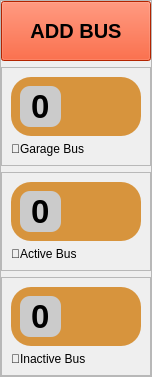
                      <widget class="QWidget" name="infoBus_left" native="true">
                       <property name="maximumSize">
                        <size>
                         <width>150</width>
                         <height>580</height>
                        </size>
                       </property>
                       <property name="styleSheet">
                        <string notr="true"/>
                       </property>
                       <layout class="QVBoxLayout" name="verticalLayout_12">
                        <property name="spacing">
                         <number>10</number>
                        </property>
                        <property name="leftMargin">
                         <number>0</number>
                        </property>
                        <property name="topMargin">
                         <number>0</number>
                        </property>
                        <property name="rightMargin">
                         <number>0</number>
                        </property>
                        <property name="bottomMargin">
                         <number>0</number>
                        </property>
                        <item alignment="Qt::AlignTop">
                         <widget class="QFrame" name="frame_9">
                          <property name="sizePolicy">
                           <sizepolicy hsizetype="Preferred" vsizetype="Expanding">
                            <horstretch>0</horstretch>
                            <verstretch>0</verstretch>
                           </sizepolicy>
                          </property>
                          <property name="font">
                           <font>
                            <bold>true</bold>
                           </font>
                          </property>
                          <property name="styleSheet">
                           <string notr="true">#infoRouteBG{
background-color:#21252B;
color:#fff;
}</string>
                          </property>
                          <property name="frameShape">
                           <enum>QFrame::StyledPanel</enum>
                          </property>
                          <property name="frameShadow">
                           <enum>QFrame::Raised</enum>
                          </property>
                          <layout class="QVBoxLayout" name="verticalLayout_6">
                           <property name="leftMargin">
                            <number>0</number>
                           </property>
                           <property name="topMargin">
                            <number>0</number>
                           </property>
                           <property name="rightMargin">
                            <number>0</number>
                           </property>
                           <property name="bottomMargin">
                            <number>0</number>
                           </property>
                           <item>
                            <widget class="QPushButton" name="addBus_pushButton">
                             <property name="minimumSize">
                              <size>
                               <width>150</width>
                               <height>60</height>
                              </size>
                             </property>
                             <property name="font">
                              <font>
                               <family>Segoe UI</family>
                               <pointsize>15</pointsize>
                               <italic>false</italic>
                               <bold>true</bold>
                              </font>
                             </property>
                             <property name="cursor">
                              <cursorShape>PointingHandCursor</cursorShape>
                             </property>
                             <property name="styleSheet">
                              <string notr="true">QPushButton{
background-color: rgb(250, 50, 0);
}
QPushButton:hover {
background-color: qlineargradient(spread:pad, x1:0, y1:0.511364, x2:1, y2:0.523, stop:0 rgb(250, 50, 0), stop:1 #8BB8C7);
}</string>
                             </property>
                             <property name="text">
                              <string>ADD BUS</string>
                             </property>
                             <property name="icon">
                              <iconset>
                               <normaloff>:/whiteIcons/icons/whiteIcons/plus.svg</normaloff>:/whiteIcons/icons/whiteIcons/plus.svg</iconset>
                             </property>
                             <property name="iconSize">
                              <size>
                               <width>30</width>
                               <height>30</height>
                              </size>
                             </property>
                            </widget>
                           </item>
                           <item>
                            <widget class="QFrame" name="garageBusTag">
                             <property name="minimumSize">
                              <size>
                               <width>150</width>
                               <height>0</height>
                              </size>
                             </property>
                             <property name="frameShape">
                              <enum>QFrame::StyledPanel</enum>
                             </property>
                             <property name="frameShadow">
                              <enum>QFrame::Raised</enum>
                             </property>
                             <layout class="QVBoxLayout" name="verticalLayout_42">
                              <item>
                               <widget class="QFrame" name="frame_21">
                                <property name="styleSheet">
                                 <string notr="true">background-color: #D7943D;
border-radius: 20px;</string>
                                </property>
                                <property name="frameShape">
                                 <enum>QFrame::StyledPanel</enum>
                                </property>
                                <property name="frameShadow">
                                 <enum>QFrame::Raised</enum>
                                </property>
                                <layout class="QHBoxLayout" name="horizontalLayout_39">
                                 <item alignment="Qt::AlignLeft">
                                  <widget class="QLabel" name="noOfGarageBus_label">
                                   <property name="font">
                                    <font>
                                     <pointsize>25</pointsize>
                                     <bold>true</bold>
                                    </font>
                                   </property>
                                   <property name="styleSheet">
                                    <string notr="true">background-color: #CBCBCB;
padding: 2px;
border-radius: 10px;</string>
                                   </property>
                                   <property name="text">
                                    <string>0</string>
                                   </property>
                                  </widget>
                                 </item>
                                 <item alignment="Qt::AlignRight|Qt::AlignVCenter">
                                  <widget class="QLabel" name="label_47">
                                   <property name="minimumSize">
                                    <size>
                                     <width>30</width>
                                     <height>30</height>
                                    </size>
                                   </property>
                                   <property name="maximumSize">
                                    <size>
                                     <width>30</width>
                                     <height>30</height>
                                    </size>
                                   </property>
                                   <property name="text">
                                    <string/>
                                   </property>
                                   <property name="pixmap">
                                    <pixmap>:/whiteIcons/icons/whiteIcons/alert-triangle.svg</pixmap>
                                   </property>
                                   <property name="scaledContents">
                                    <bool>true</bool>
                                   </property>
                                  </widget>
                                 </item>
                                </layout>
                               </widget>
                              </item>
                              <item alignment="Qt::AlignTop">
                               <widget class="QLabel" name="label_48">
                                <property name="styleSheet">
                                 <string notr="true"/>
                                </property>
                                <property name="text">
                                 <string>🚌Garage Bus</string>
                                </property>
                               </widget>
                              </item>
                             </layout>
                            </widget>
                           </item>
                           <item>
                            <widget class="QFrame" name="offlineBusTag">
                             <property name="minimumSize">
                              <size>
                               <width>150</width>
                               <height>0</height>
                              </size>
                             </property>
                             <property name="frameShape">
                              <enum>QFrame::StyledPanel</enum>
                             </property>
                             <property name="frameShadow">
                              <enum>QFrame::Raised</enum>
                             </property>
                             <layout class="QVBoxLayout" name="verticalLayout_23">
                              <item>
                               <widget class="QFrame" name="frame_11">
                                <property name="styleSheet">
                                 <string notr="true">background-color: #D7943D;
border-radius: 20px;</string>
                                </property>
                                <property name="frameShape">
                                 <enum>QFrame::StyledPanel</enum>
                                </property>
                                <property name="frameShadow">
                                 <enum>QFrame::Raised</enum>
                                </property>
                                <layout class="QHBoxLayout" name="horizontalLayout_19">
                                 <item alignment="Qt::AlignLeft">
                                  <widget class="QLabel" name="noOfOnlineBus_label">
                                   <property name="font">
                                    <font>
                                     <pointsize>25</pointsize>
                                     <bold>true</bold>
                                    </font>
                                   </property>
                                   <property name="styleSheet">
                                    <string notr="true">background-color: #CBCBCB;
padding: 2px;
border-radius: 10px;</string>
                                   </property>
                                   <property name="text">
                                    <string>0</string>
                                   </property>
                                  </widget>
                                 </item>
                                 <item alignment="Qt::AlignRight|Qt::AlignVCenter">
                                  <widget class="QLabel" name="label_23">
                                   <property name="minimumSize">
                                    <size>
                                     <width>30</width>
                                     <height>30</height>
                                    </size>
                                   </property>
                                   <property name="maximumSize">
                                    <size>
                                     <width>30</width>
                                     <height>30</height>
                                    </size>
                                   </property>
                                   <property name="text">
                                    <string/>
                                   </property>
                                   <property name="pixmap">
                                    <pixmap>:/whiteIcons/icons/whiteIcons/wifi.svg</pixmap>
                                   </property>
                                   <property name="scaledContents">
                                    <bool>true</bool>
                                   </property>
                                  </widget>
                                 </item>
                                </layout>
                               </widget>
                              </item>
                              <item alignment="Qt::AlignTop">
                               <widget class="QLabel" name="label_24">
                                <property name="styleSheet">
                                 <string notr="true"/>
                                </property>
                                <property name="text">
                                 <string>🚌Active Bus</string>
                                </property>
                               </widget>
                              </item>
                             </layout>
                            </widget>
                           </item>
                           <item alignment="Qt::AlignTop">
                            <widget class="QFrame" name="onlineBusTag">
                             <property name="minimumSize">
                              <size>
                               <width>150</width>
                               <height>0</height>
                              </size>
                             </property>
                             <property name="frameShape">
                              <enum>QFrame::StyledPanel</enum>
                             </property>
                             <property name="frameShadow">
                              <enum>QFrame::Raised</enum>
                             </property>
                             <layout class="QVBoxLayout" name="verticalLayout_20">
                              <item>
                               <widget class="QFrame" name="frame_10">
                                <property name="styleSheet">
                                 <string notr="true">background-color: #D7943D;
border-radius: 20px;</string>
                                </property>
                                <property name="frameShape">
                                 <enum>QFrame::StyledPanel</enum>
                                </property>
                                <property name="frameShadow">
                                 <enum>QFrame::Raised</enum>
                                </property>
                                <layout class="QHBoxLayout" name="horizontalLayout_17">
                                 <item alignment="Qt::AlignLeft">
                                  <widget class="QLabel" name="noOfOfflineBus_label">
                                   <property name="font">
                                    <font>
                                     <pointsize>25</pointsize>
                                     <bold>true</bold>
                                    </font>
                                   </property>
                                   <property name="styleSheet">
                                    <string notr="true">background-color: #CBCBCB;
padding: 2px;
border-radius: 10px;</string>
                                   </property>
                                   <property name="text">
                                    <string>0</string>
                                   </property>
                                  </widget>
                                 </item>
                                 <item alignment="Qt::AlignRight|Qt::AlignVCenter">
                                  <widget class="QLabel" name="label_21">
                                   <property name="minimumSize">
                                    <size>
                                     <width>30</width>
                                     <height>30</height>
                                    </size>
                                   </property>
                                   <property name="maximumSize">
                                    <size>
                                     <width>30</width>
                                     <height>30</height>
                                    </size>
                                   </property>
                                   <property name="text">
                                    <string/>
                                   </property>
                                   <property name="pixmap">
                                    <pixmap>:/whiteIcons/icons/whiteIcons/wifi-off.svg</pixmap>
                                   </property>
                                   <property name="scaledContents">
                                    <bool>true</bool>
                                   </property>
                                  </widget>
                                 </item>
                                </layout>
                               </widget>
                              </item>
                              <item alignment="Qt::AlignTop">
                               <widget class="QLabel" name="label_22">
                                <property name="styleSheet">
                                 <string notr="true"/>
                                </property>
                                <property name="text">
                                 <string>🚌Inactive Bus</string>
                                </property>
                               </widget>
                              </item>
                             </layout>
                            </widget>
                           </item>
                          </layout>
                         </widget>
                        </item>
                       </layout>
                      </widget>
